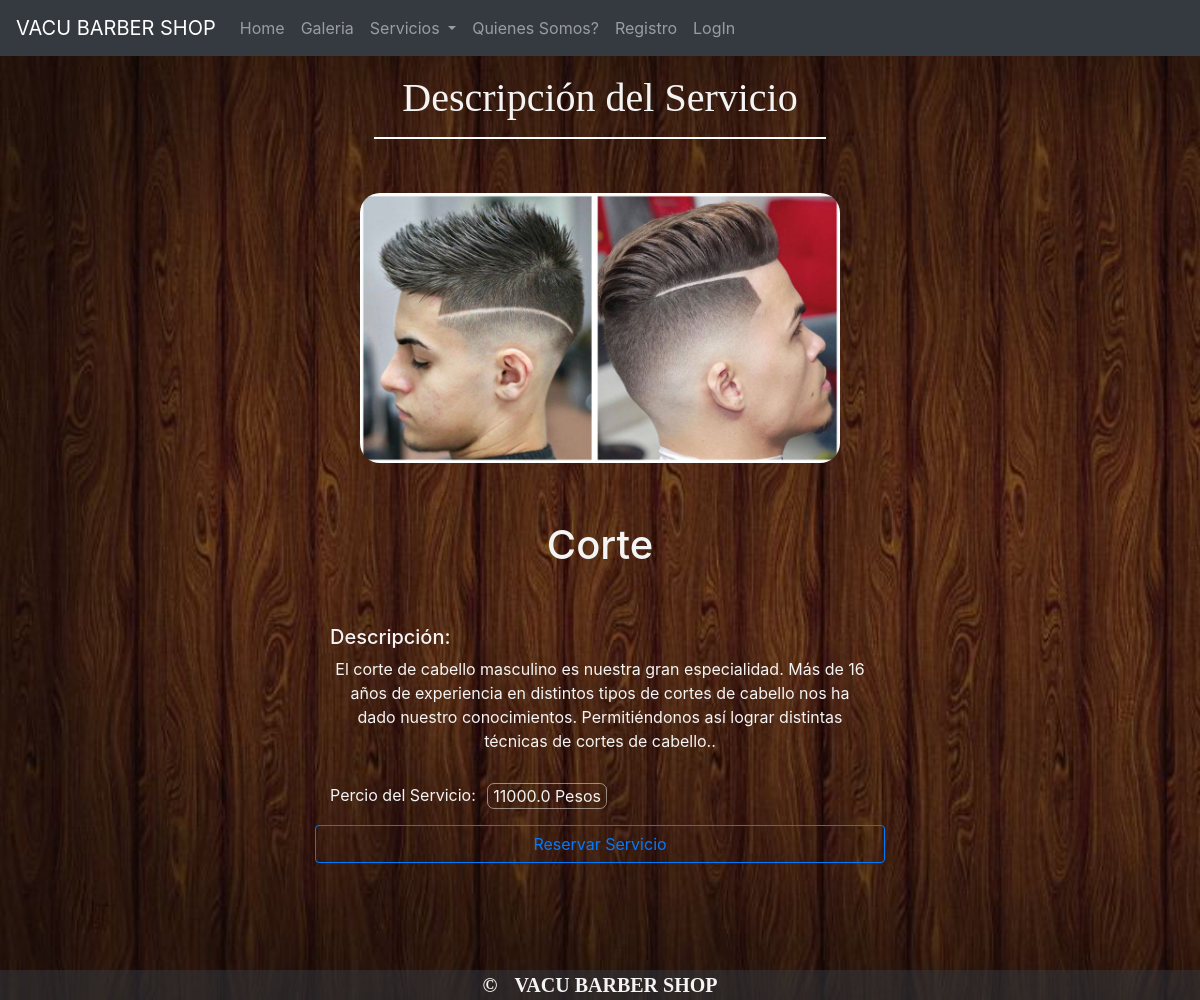
The page /Servi/1/ on the database its author committed.
### peluqueria/models.py (models this page shows)
class diseñoGeneral(models.Model):
	titulo = models.CharField('Titulo',max_length=40)
	fondo = models.ImageField(null=True,blank=True)

class Servicios(models.Model):
	nombre = models.CharField('Servicio', max_length=30,unique=True)
	precio = models.FloatField()
	descripcion = models.TextField()
	imagen = models.ImageField(null=True,blank=True)

### peluqueria/views.py (the view)
# urls.py: url(r'^Servi/(?P<pk>\d)/$',Servicio,name='servicio'),
def Servicio(request,pk):
	servi = Servicios.objects.get(pk=pk)
	data = {'diseño':diseñoGeneral.objects.all(),'mensaje':sms,'obj':servi}
	return render(request,'Service/Servicios.html',data)

### Templates/Service/Servicios.html (shortened to what this page needs)
{% extends '../Shared/plantillas.html' %}
{% block contenido %}
<h3 class="text-center">Descripción del Servicio<hr style="border: 1px solid white; width: 450px;" ></h3>
<center>
	<div class="contenedor col">
		<img style="border-radius: 20px;" src="{{ obj.imagen.url }}" class="img-fluid">
	</div><br><br>
	<h1 style="color: rgb(244,244,244);">{{obj.nombre}}</h1><br><br>
	<div class="container descripcion col">
		<div class="row col" style="color: rgb(244,244,244);">
			<h5>Descripción:&nbsp;</h5>
			<p id="descripcion">{{obj.descripcion}}.</p>
			Percio del Servicio:&nbsp;<p style="border: 1px solid rgba(244,244,244,0.5); border-radius: 7px; padding: 0px 5px 0px 5px; margin-left:7px;">{{obj.precio}} Pesos</p><br>
		</div>
		<button class="btn btn-outline-primary btn-block" >Reservar Servicio</button>
	</div>
</center><br><br><br><br>
{% endblock %}

### Templates/Shared/_Menu.html (shortened to what this page needs)
	<nav class="navbar navbar-expand-lg navbar-dark bg-dark">
	  <a class="navbar-brand" href="{% url 'home' %}">
	  	{% if diseño %}
			{% for i in diseño %}
				{{i.titulo}}
			{% endfor %}
		{% endif %}
	  </a>
	  <div class="collapse navbar-collapse" id="navbarSupportedContent">
	  	<center>
		    <ul class="navbar-nav mr-auto">
		      <li class="nav-item">
		        <a class="nav-link" href="{% url 'home' %}">Home</a>
		      </li>
		      <li class="nav-item">
		        <a class="nav-link" href="{% url 'galeria' %}">Galeria</a>
		      </li>
		      <li class="nav-item dropdown">
		        <a class="nav-link dropdown-toggle" href="#" id="navbarDropdown" role="button" data-toggle="dropdown" aria-haspopup="true" aria-expanded="false">
		          Servicios
		        </a>
		      </li>
		      <li class="nav-item">
		        <a class="nav-link" href="#">Quienes Somos?</a>
		      </li>
		      {% if user.is_authenticated %}
			      <li class="nav-item">
			        <a class="nav-link" href="{% url 'reservacion' %}">Hola {{user.username}}!</a>
			      </li>
			      <li class="nav-item">
			        <a class="nav-link" href="{% url 'logout' %}">Logout</a>
			      </li>
		      {% else %}
		      	 <li class="nav-item">
			        <a class="nav-link" href="{% url 'register' %}">Registro</a>
			      </li>
			      <li class="nav-item">
			        <a class="nav-link" href="{% url 'login' %}">LogIn</a>
			      </li>
			  {% endif %}
		    </ul>
	    </center>
	  </div>
	</nav>

### Templates/Shared/_footer.html
<footer id="footer">
	{% if diseño %}
		{% for i in diseño %}
			<p style="text-align: center;">&copy;<span style="padding-left: 6px; padding-right: 6px;">{{year|date:'Y'}}</span>&nbsp;<span>{{i.titulo}}</span></p>
		{% endfor %}
	{% endif %}
</footer>

### static/css/style.css (style rules this page uses)
body { height:1000px; auto; }

### Templates/Service/Servicios.html (style rules this page uses)
.contenedor { width: 500px; height: auto; margin-top: 15px; padding: 10px; }
.img-fluid { width: 100%; height: auto; }
.descripcion { width: 600px; height: 200px; }
h3 { font: 40px bold Arial; color: rgba(244,244,244,1); margin: 10px 0px 20px 0px; padding: 8px; }
#descripcion { margin-bottom: 30px; }

### rows shown on the page
diseñoGeneral: titulo "VACU BARBER SHOP"
Servicios: imagen (picture), nombre "Corte", descripcion "El corte de cabello masculino es nuestra gran especialidad. Más de 16 años de experiencia en distintos tipos de cortes de cabello nos ha dado nuestro conocimientos. Permitiéndonos así lograr distintas técnicas de cortes de cabello.", precio "11000.0"
